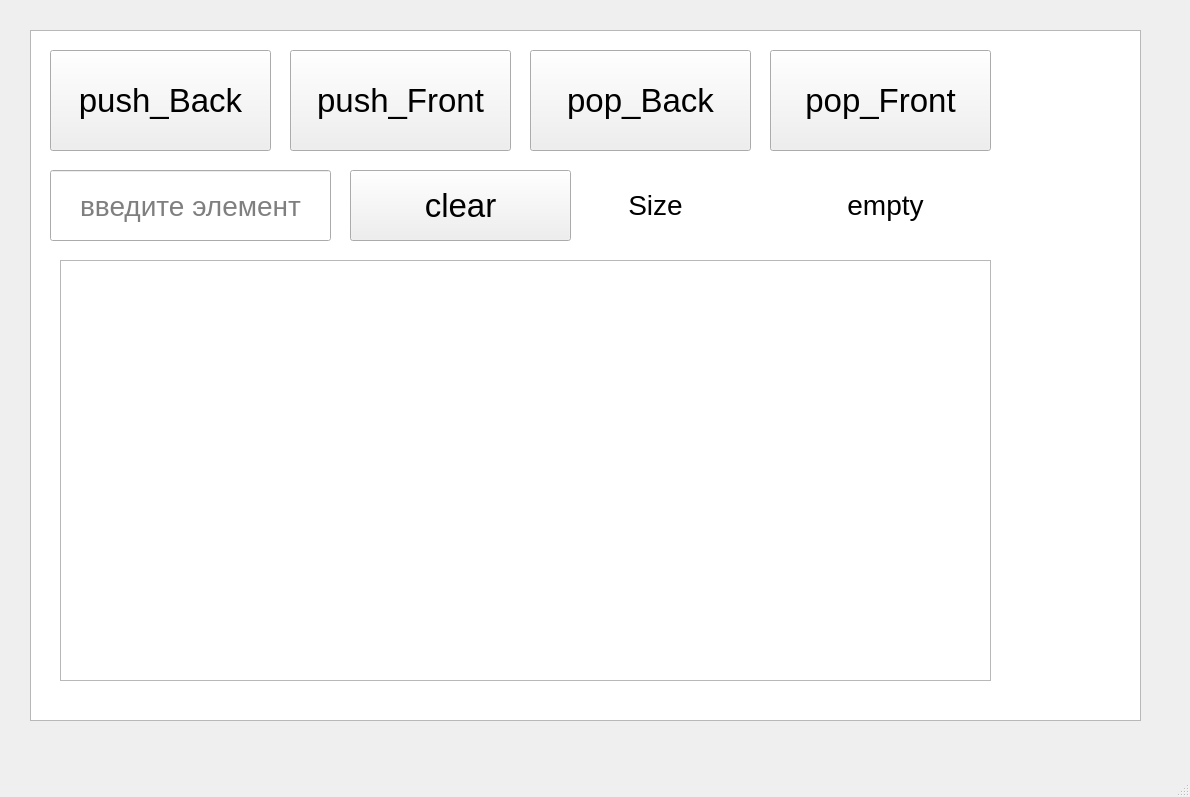
<?xml version="1.0" encoding="UTF-8"?>
<ui version="4.0">
 <class>MainWindow</class>
 <widget class="QMainWindow" name="MainWindow">
  <property name="geometry">
   <rect>
    <x>0</x>
    <y>0</y>
    <width>1190</width>
    <height>797</height>
   </rect>
  </property>
  <property name="windowTitle">
   <string>MainWindow</string>
  </property>
  <widget class="QWidget" name="centralwidget">
   <widget class="QPushButton" name="pushBackButton">
    <property name="geometry">
     <rect>
      <x>50</x>
      <y>50</y>
      <width>221</width>
      <height>101</height>
     </rect>
    </property>
    <property name="font">
     <font>
      <pointsize>25</pointsize>
     </font>
    </property>
    <property name="text">
     <string>push_Back</string>
    </property>
   </widget>
   <widget class="QPushButton" name="pushFrontButton">
    <property name="geometry">
     <rect>
      <x>290</x>
      <y>50</y>
      <width>221</width>
      <height>101</height>
     </rect>
    </property>
    <property name="font">
     <font>
      <pointsize>25</pointsize>
     </font>
    </property>
    <property name="text">
     <string>push_Front</string>
    </property>
   </widget>
   <widget class="QPushButton" name="popBackButton">
    <property name="geometry">
     <rect>
      <x>530</x>
      <y>50</y>
      <width>221</width>
      <height>101</height>
     </rect>
    </property>
    <property name="font">
     <font>
      <pointsize>25</pointsize>
     </font>
    </property>
    <property name="text">
     <string>pop_Back</string>
    </property>
   </widget>
   <widget class="QPushButton" name="popFrontButton">
    <property name="geometry">
     <rect>
      <x>770</x>
      <y>50</y>
      <width>221</width>
      <height>101</height>
     </rect>
    </property>
    <property name="font">
     <font>
      <pointsize>25</pointsize>
     </font>
    </property>
    <property name="text">
     <string>pop_Front</string>
    </property>
   </widget>
   <widget class="QListWidget" name="listWidget">
    <property name="geometry">
     <rect>
      <x>30</x>
      <y>30</y>
      <width>1111</width>
      <height>691</height>
     </rect>
    </property>
   </widget>
   <widget class="QLineEdit" name="valueInput">
    <property name="geometry">
     <rect>
      <x>50</x>
      <y>170</y>
      <width>281</width>
      <height>71</height>
     </rect>
    </property>
    <property name="font">
     <font>
      <pointsize>21</pointsize>
     </font>
    </property>
    <property name="layoutDirection">
     <enum>Qt::LeftToRight</enum>
    </property>
    <property name="alignment">
     <set>Qt::AlignCenter</set>
    </property>
    <property name="placeholderText">
     <string>введите элемент</string>
    </property>
   </widget>
   <widget class="QTextEdit" name="dequeDisplay">
    <property name="geometry">
     <rect>
      <x>60</x>
      <y>260</y>
      <width>931</width>
      <height>421</height>
     </rect>
    </property>
    <property name="font">
     <font>
      <pointsize>23</pointsize>
     </font>
    </property>
   </widget>
   <widget class="QLabel" name="sizeLabel">
    <property name="geometry">
     <rect>
      <x>590</x>
      <y>170</y>
      <width>131</width>
      <height>70</height>
     </rect>
    </property>
    <property name="font">
     <font>
      <pointsize>21</pointsize>
     </font>
    </property>
    <property name="text">
     <string>Size</string>
    </property>
    <property name="alignment">
     <set>Qt::AlignCenter</set>
    </property>
   </widget>
   <widget class="QLabel" name="emptyLabel">
    <property name="geometry">
     <rect>
      <x>820</x>
      <y>170</y>
      <width>131</width>
      <height>70</height>
     </rect>
    </property>
    <property name="font">
     <font>
      <pointsize>21</pointsize>
     </font>
    </property>
    <property name="text">
     <string>empty</string>
    </property>
    <property name="alignment">
     <set>Qt::AlignCenter</set>
    </property>
   </widget>
   <widget class="QPushButton" name="clearButton">
    <property name="geometry">
     <rect>
      <x>350</x>
      <y>170</y>
      <width>221</width>
      <height>71</height>
     </rect>
    </property>
    <property name="font">
     <font>
      <pointsize>25</pointsize>
     </font>
    </property>
    <property name="text">
     <string>clear</string>
    </property>
   </widget>
   <zorder>listWidget</zorder>
   <zorder>pushBackButton</zorder>
   <zorder>pushFrontButton</zorder>
   <zorder>popBackButton</zorder>
   <zorder>popFrontButton</zorder>
   <zorder>valueInput</zorder>
   <zorder>dequeDisplay</zorder>
   <zorder>sizeLabel</zorder>
   <zorder>emptyLabel</zorder>
   <zorder>clearButton</zorder>
  </widget>
  <widget class="QMenuBar" name="menubar">
   <property name="geometry">
    <rect>
     <x>0</x>
     <y>0</y>
     <width>1190</width>
     <height>22</height>
    </rect>
   </property>
  </widget>
  <widget class="QStatusBar" name="statusbar"/>
 </widget>
 <resources/>
 <connections/>
</ui>
